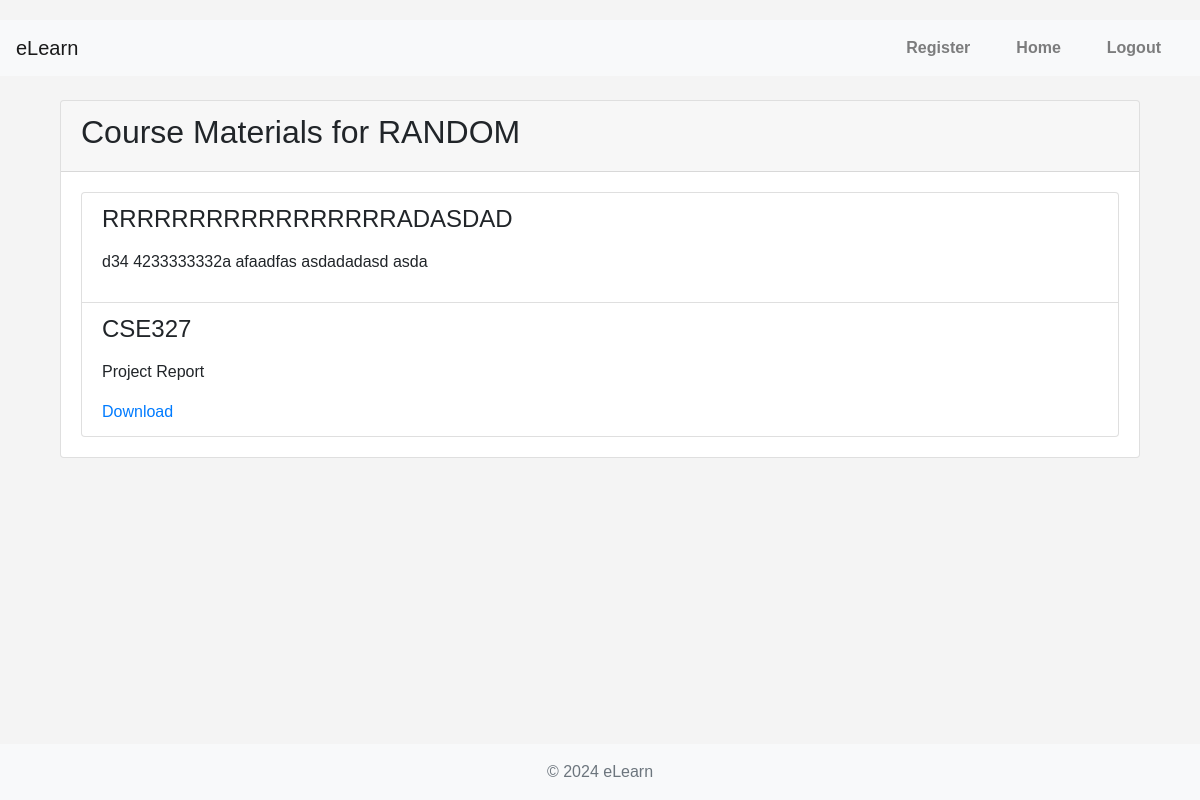
The page /materials/7/ (signed in) on the database its author committed.
### courses/models.py (models this page shows, shortened)
class Course(models.Model):
    title = models.CharField(max_length=200)
    description = models.TextField()
    created_at = models.DateTimeField(auto_now_add=True)
    updated_at = models.DateTimeField(auto_now=True)
    teacher = models.ForeignKey(settings.AUTH_USER_MODEL, on_delete=models.CASCADE, related_name='courses')

### course_material/models.py (models this page shows, shortened)
class CourseMaterial(models.Model):
    course = models.ForeignKey(Course, on_delete=models.CASCADE, related_name='materials')
    title = models.CharField(max_length=200)
    content = models.TextField(blank=True)
    file = models.FileField(upload_to='course_materials/', blank=True, null=True)  # Add this field
    created_at = models.DateTimeField(auto_now_add=True)
    updated_at = models.DateTimeField(auto_now=True)
    created_by = models.ForeignKey(settings.AUTH_USER_MODEL, on_delete=models.CASCADE)

### course_material/views.py (the view)
# urls.py: path('<int:course_id>/', CourseMaterialListView.as_view(), name='material_list'),
class CourseMaterialListView(LoginRequiredMixin, View):
    def get(self, request, course_id):
        course = get_object_or_404(Course, pk=course_id)
        materials = CourseMaterial.objects.filter(course=course)
        return render(request, 'course_material/material_list.html', {'course': course, 'materials': materials})

### templates/course_material/material_list.html (shortened to what this page needs)
{% extends "core/base.html" %}
{% block content %}
<div class="container mt-4">
    <div class="card">
        <div class="card-header">
            <h2>Course Materials for {{ course.title }}</h2>
        </div>
        <div class="card-body">
            <ul class="list-group">
                {% for material in materials %}
                    <li class="list-group-item">
                        <h4>{{ material.title }}</h4>
                        <p>{{ material.content|linebreaks }}</p>
                        {% if material.file %}
                            <a href="{{ material.file.url }}" download>Download</a>
                        {% endif %}
                    </li>
                {% endfor %}
            </ul>
        </div>
    </div>
</div>
{% endblock %}

### static/css/main.css (style rules this page uses)
body { font-family: Arial, sans-serif; background-color: #f4f4f4; margin: 0; padding: 0; display: flex; flex-direction: column; min-height: 100vh; padding-top: 20px; }

### rows shown on the page
Course: title "RANDOM"
CourseMaterial: title "RRRRRRRRRRRRRRRRRADASDAD", content "d34 4233333332a afaadfas asdadadasd asda"
CourseMaterial: title "CSE327", content "Project Report"
